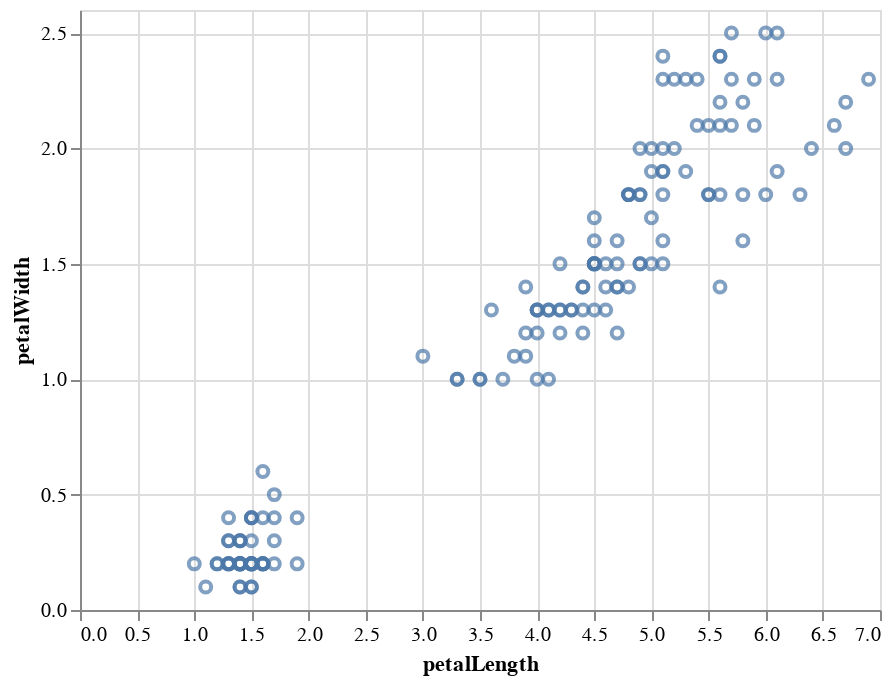

The cell this chart's notebook holds for it:
### Markdown cell above
Another thing we might do with the points is to expand them into a 2D chart by also encoding the y value. We'll return to using ``point`` markers, and put ``petalWidth`` on the y-axis

### Code cell
alt.Chart(iris).mark_point().encode(
    x='petalLength',
    y='petalWidth'
)

### Figure 1 — Vega-Lite specification as saved in the notebook (floating-point values rounded to 4 significant figures; data arrays with more than 128 entries replaced by an {"elided": "..."} marker saying what was removed)
{"config": {"view": {"continuousWidth": 400, "continuousHeight": 300}}, "data": {"name": "data-a264acbd6e539a8b3afc0cb5f240fb57"}, "mark": "point", "encoding": {"x": {"type": "quantitative", "field": "petalLength"}, "y": {"type": "quantitative", "field": "petalWidth"}}, "$schema": "https://vega.github.io/schema/vega-lite/v4.8.1.json", "datasets": {"data-a264acbd6e539a8b3afc0cb5f240fb57": {"elided": "150 records"}}}
